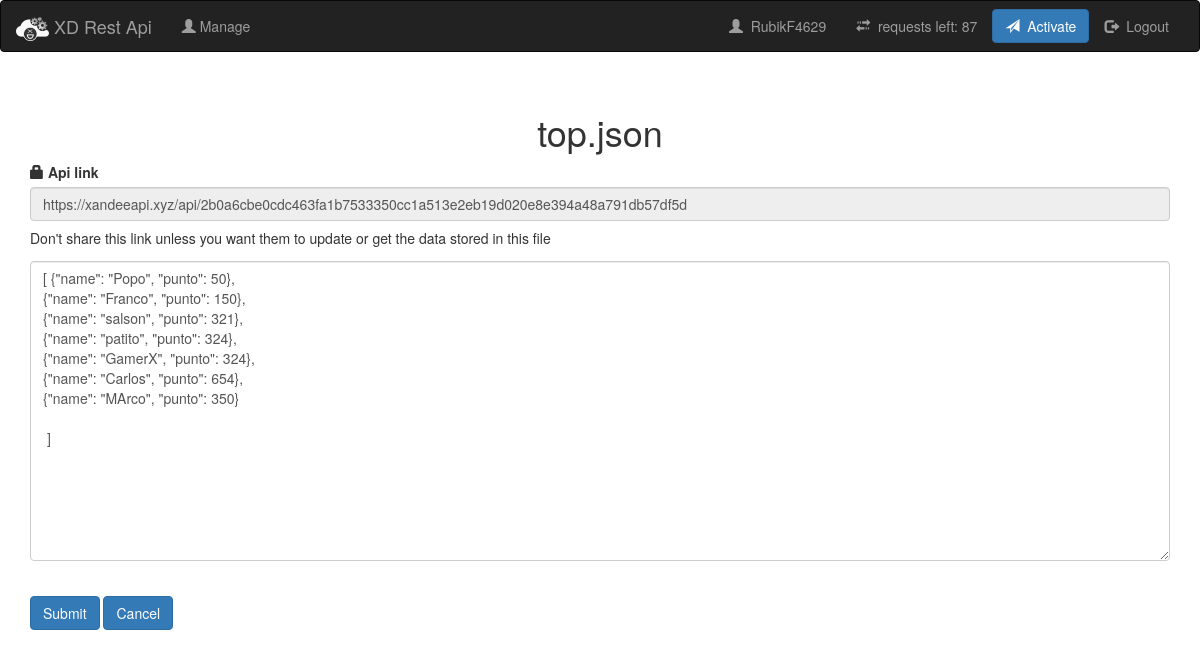
The app's page /load/2b0a6cbe0cdc463fa1b7533350cc1a513e2eb19d020e8e394a48a791db57df5d (signed in) with its own data.
### models.py (models this page shows)
class User(db.Model, UserMixin):
    id = db.Column(db.Integer, primary_key=True)
    email = db.Column(db.String(128), unique=True)
    password = db.Column(db.String(128))
    salt = db.Column(db.String(128))
    member = db.Column(db.Boolean)
    username = db.Column(db.String(128), unique=True)
    email_confirmation_sent_on = db.Column(db.Integer)
    email_confirmed = db.Column(db.Boolean, nullable=True, default=False)
    otp = db.Column(db.String(6))
    time_created = db.Column(db.Integer)
    calls = db.Column(db.Integer, default=100)
    files = db.relationship("File")

class File(db.Model):
    id = db.Column(db.Integer, primary_key=True)
    name = db.Column(db.String(64), unique=True)
    file_data = db.Column(db.String(64))
    api_id = db.Column(db.String(128), unique=True)
    is_json = db.Column(db.Boolean)
    user_id = db.Column(db.Integer, db.ForeignKey('user.id'))

### views.py (the view, shortened to what this page needs)
@views.route('/load/<api_id>', methods=['GET', 'POST'])
@login_required
def load_file(api_id):
    file = File.query.filter(File.api_id==api_id, File.user_id==current_user.id).first()
    if not file:
        return error_msg
    return render_template('load-file.html', user=current_user, file=file)

### __init__.py (called while the page is built)
def create_app():
    db.init_app(app)
    from .views import views
    from .auth import auth
    app.register_blueprint(views, url_prefix='/')
    app.register_blueprint(auth, url_prefix='/')
    from .models import User
    create_db(app)
    login_manager = LoginManager()
    login_manager.login_view = 'auth.login'
    login_manager.init_app(app)
    @login_manager.user_loader
    def load_user(id):
        return User.query.get(int(id))
    return app

### templates/load-file.html (shortened to what this page needs)
{% extends "base.html" %}
{% block content %}
<br>
<h1 align='center'>{{file.name}}</h1>
<form method="POST">
    <div class="form-group">
        <label for='apilink'><span class="glyphicon glyphicon-lock"></span> Api link</label>
        <input type="text" class="form-control" id='apilink' value="https://xandeeapi.xyz/api/{{file.api_id}}" disabled/>
        <h5>Don't share this link unless you want them to update or get the data stored in this file</h5>
    </div>
    <div class="form-group">
        <textarea class="form-control" name='file_data' placeholder="Enter file data" required style="height: 300px;">{{file.file_data}}</textarea>
    </div>
    <br>
    <button type="submit" class='btn btn-primary'>Submit</button>
    <button type="button" onclick="locate('manage')" class='btn btn-primary'>Cancel</button>
</form>
{% endblock %}

### templates/base.html (shortened to what this page needs)
<!DOCTYPE html>
<html>
  <head>
    <link rel="stylesheet" href="https://maxcdn.bootstrapcdn.com/bootstrap/3.4.0/css/bootstrap.min.css">
  </head>
  <body>
    <nav class="navbar navbar-inverse">
      <div class="container-fluid">
        <div class="navbar-header">
          <a class="navbar-brand" href="/"><span><img src='static/logo.png'></span> XD Rest Api</a>
        </div>
        <ul class="nav navbar-nav">
          {% if user.is_authenticated %}
          <li><a href="/manage"><span class="glyphicon glyphicon-user"></span> Manage</a></li>
          {% endif %}
        </ul>
        <div class="collapse navbar-collapse" id="myNavbar">
          <ul class="nav navbar-nav navbar-right">
            {% if not user.is_authenticated %}
            <li><a href="/sign-up"><span class="glyphicon glyphicon-edit"></span>&nbsp; Sign Up</a></li>
            <li><a href="/login"><span class="glyphicon glyphicon-log-in"></span>&nbsp; Login</a></li>
            {% else %}
            <li><a><span class="glyphicon glyphicon glyphicon-user"></span>&nbsp; {{user.username}}</a></li>
            <li><a><span class="glyphicon glyphicon glyphicon-transfer"></span>&nbsp; requests left: {{user.calls}}</a></li>
            {% if not user.member or user.calls < 100 %}
            <li><button class="btn btn-primary navbar-btn" onclick="locate('activate')"><span class="glyphicon glyphicon-send"></span>&nbsp; Activate</button></li>
            {% endif %}
            <li><a href="/logout"><span class="glyphicon glyphicon-log-out"></span>&nbsp; Logout</a></li>
            {% endif %}
          </ul>
        </div>
      </div>
    </nav>
    <div class="container">{% block content %} {% endblock %}</div><br>
  </body>
</html>

### records on screen
User: username "RubikF4629", calls "87"
File: name "top.json", api_id "https://xandeeapi.xyz/api/2b0a6cbe0cdc463fa1b7533350cc1a513e2eb19d020e8e394a48a791db57df5d", file_data "[ {\"name\": \"Popo\", \"punto\": 50}, {\"name\": \"Franco\", \"punto\": 150}, {\"name\": \"salson\", \"punto\": 321}, {\"name\": \"patito\", \"punto\": 324}, {\"name\": \"GamerX\", \"punto\": 324}, {\"name\": \"Carlos\", \"punto\": 654}, {\"name\": \"MArco\", \"punto\": 350} ]"
